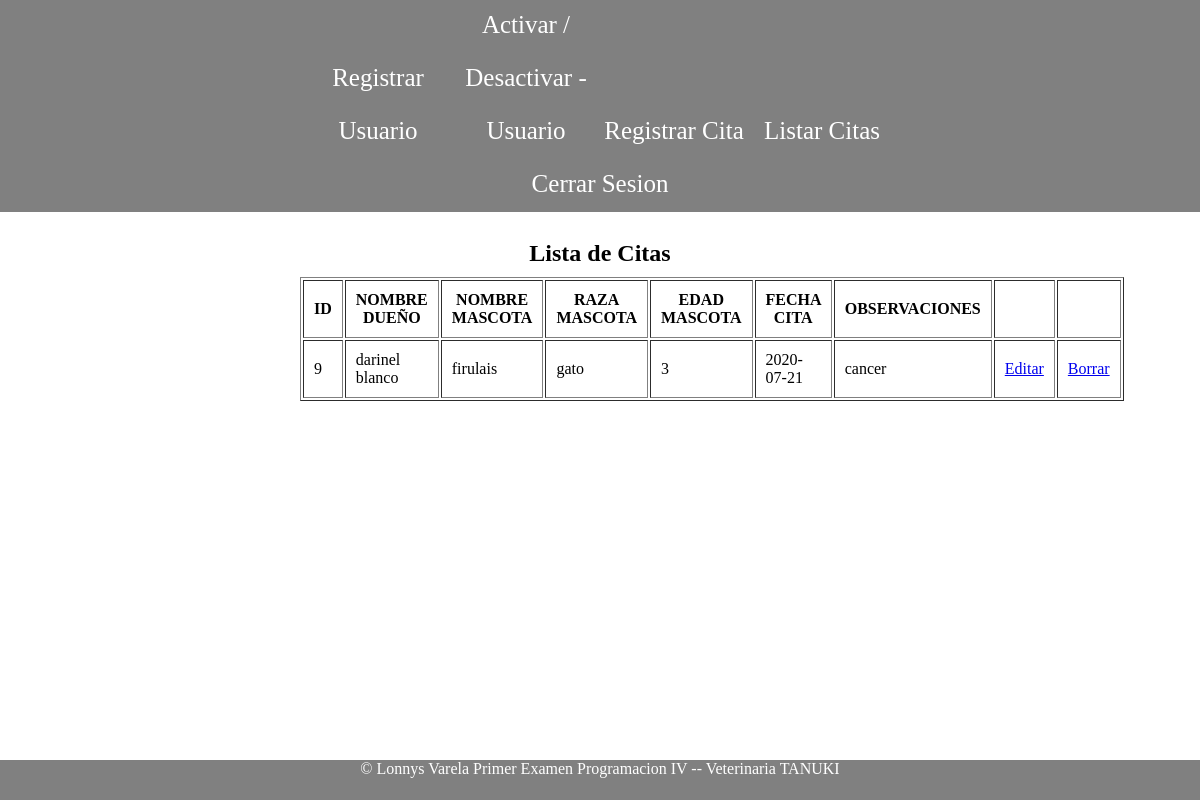
Screenshot of /UI/listarCitas.php (signed in) with the database file from the repository.
### tables this page shows
CREATE TABLE `citas` (
  `id` int(11) NOT NULL,
  `dueño` varchar(50) NOT NULL,
  `mascota` varchar(50) NOT NULL,
  `raza` varchar(25) NOT NULL,
  `edad` int(11) NOT NULL,
  `fecha` date NOT NULL,
  `observacion` varchar(150) NOT NULL
);

### DL/ConexionDB.php (called while the page is built, shortened)
<?php
class ConexionDB {
    private $servidor = 'localhost';
    private $usuario = 'root';
    private $password = '';
    private $baseDatos = 'tanuki';
    private $coneccion;
    private function abrirConeccion(){
      $this->coneccion = mysqli_connect($this->servidor,$this->usuario,$this->password,$this->baseDatos);
      mysqli_query($this->coneccion, "SET NAMES 'utf8'");
    }
    public function getConeccion(){
      return $this->coneccion;
    }
    public function executeQueryReturnData($sql) {
       $registros = array();
       $resultado = $this->coneccion->query($sql);
       while($row = mysqli_fetch_assoc($resultado)){
          array_push($registros, $row);
       }
       return $registros;
    }
    public function cerrarConeccion(){
       $this->coneccion=null;
    }
}

### BL/citaServicios.php (called while the page is built, shortened)
<?php
require_once dirname(__DIR__).'/DL/ConexionDB.php';
require_once dirname(__DIR__).'/Entidades/Cita.php';
class citaServicios {
    private $DB;
    public function __construct() {
        $this->DB = new ConexionDB();
    }
    public function listaCitas(){
        $this->DB->getConeccion();
        $sql = "SELECT * FROM CITAS";
        $datos = $this->DB->executeQueryReturnData($sql);
        $citas = array();
        foreach ($datos as $posicion => $fila){
            $cita = new Cita($fila['id'],$fila['dueño'],$fila['mascota'],$fila['raza'],$fila['edad'],$fila['fecha'],$fila['observacion']);
            array_push($citas, $cita);
        }
        $this->DB->cerrarConeccion();
        return $citas;
    }
}

### Entidades/Cita.php (called while the page is built, shortened)
<?php
class Cita {
    private $id;
    private $dueño;
    private $mascota;
    private $raza;
    private $edad;
    private $fecha;
    private $observacion;
    function __construct($id, $dueño, $mascota, $raza, $edad, $fecha, $observacion) {
        $this->id = $id;
        $this->dueño = $dueño;
        $this->mascota = $mascota;
        $this->raza = $raza;
        $this->edad = $edad;
        $this->fecha = $fecha;
        $this->observacion = $observacion;
    }
    function getId() {
        return $this->id;
    }
    function getDueño() {
        return $this->dueño;
    }
    function getMascota() {
        return $this->mascota;
    }
    function getRaza() {
        return $this->raza;
    }
    function getEdad() {
        return $this->edad;
    }
    function getFecha() {
        return $this->fecha;
    }
    function getObservacion() {
        return $this->observacion;
    }
}
?>

### UI/listarCitas.php (the view)
<?php include_once dirname(__DIR__).'/UI/Include/encabezado.php'; require_once dirname(__DIR__).'/BL/citaServicios.php';
        $servicio = new citaServicios();
        $listadoCitas = $servicio->listaCitas();
;?>
<section>
    <br>
    <h1>Lista de Citas</h1>
    <table id="t1" border="1">
        <thead>
            <tr>
                <th>ID</th>
                <th>NOMBRE DUEÑO</th>
                <th>NOMBRE MASCOTA</th>
                <th>RAZA MASCOTA</th>
                <th>EDAD MASCOTA</th>
                <th>FECHA CITA</th>
                <th>OBSERVACIONES</th>
                <th></th>
                <th></th>
            </tr>
        </thead>
        <tbody>
            <?php
                   if(count($listadoCitas)>0):
                   foreach($listadoCitas as $posicion=> $cita):?>
                   <tr>
                       <td><?=$cita->getId();?></td>
                       <td><?=$cita->getDueño();?></td>
                       <td><?=$cita->getMascota();?></td>
                       <td><?=$cita->getRaza();?></td>
                       <td><?=$cita->getEdad();?></td>
                       <td><?=$cita->getFecha();?></td>
                       <td><?=$cita->getObservacion();?></td>
                       <td><a href="modificarCita.php?codigo=<?=$cita->getId();?>">Editar</a></td>
                       <td><a href="../BL/citaController.php?accion=Eliminar&codigo=<?=$cita->getId();?>">Borrar</a></td>
                   </tr>
                <?php
                   endforeach;
                   endif;
                ?>
        </tbody>
    </table>
</section>
<?php include_once dirname(__DIR__).'/UI/include/pie.php'; ?>

### UI/Css/estilos.css (style rules this page uses)
* { margin: 0; padding: 0; }
section { position: relative; margin: auto; width:400px; }
section h1 { position: relative; margin: auto; padding:10px; text-align: center; }
table { position:relative; margin:auto; width:100%; }
table#t1 { left:-25%; }
table thead tr th { padding:10px; }
table tbody tr td { padding:10px; }
html { min-height: 100%; position: relative; }
body { margin: 0; margin-bottom: 40px; }

### rows the page displays
citas: id "9", dueño "darinel blanco", mascota "firulais", raza "gato", edad "3", fecha "2020-07-21", observacion "cancer"
